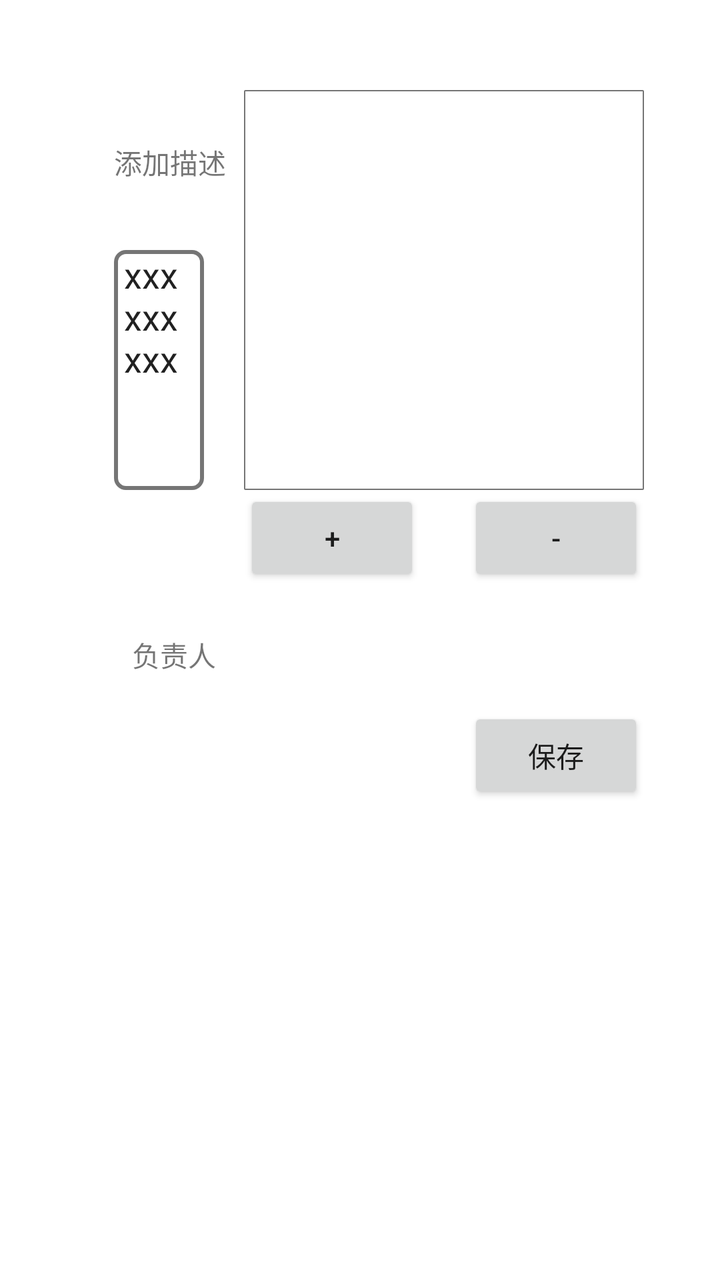
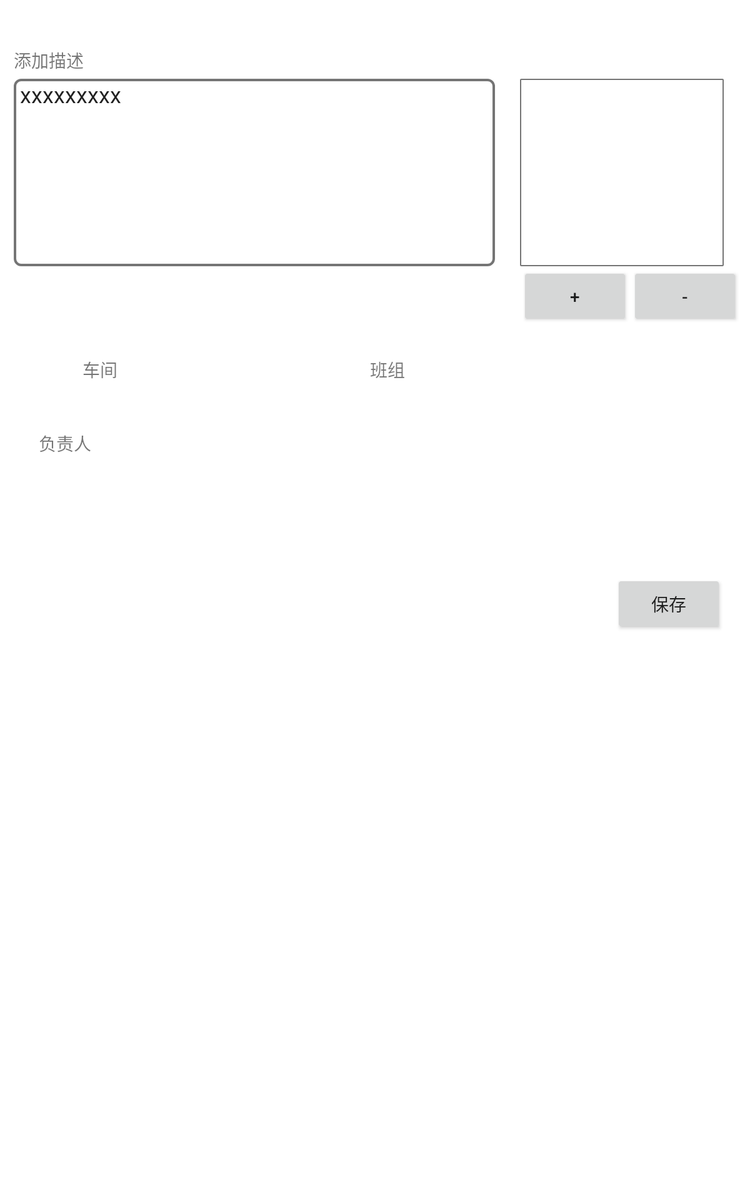

The same Android screen from two of the app's own layout files: first res/layout/ as a phone draws it, then the repository's variant for another configuration, drawn on a device whose configuration selects that folder. Both files follow.
<!-- AndroidManifest.xml: application theme AppTheme -->
<!-- res/layout/pop_sport_item_error.xml -->
<?xml version="1.0" encoding="utf-8"?>
<RelativeLayout xmlns:android="http://schemas.android.com/apk/res/android"
    xmlns:app="http://schemas.android.com/apk/res-auto"
    android:layout_width="match_parent"
    android:layout_height="match_parent"
    android:background="@color/white"
    android:orientation="vertical">

    <TextView
        android:id="@+id/pop_error_tx"
        android:layout_width="wrap_content"
        android:layout_height="wrap_content"
        android:layout_alignParentStart="true"
        android:layout_alignParentTop="true"
        android:layout_marginStart="57dp"
        android:layout_marginTop="66dp"
        android:gravity="center_vertical"
        android:minHeight="30dp"
        android:minWidth="200dp"
        android:text="添加描述" />

    <ImageView
        android:id="@+id/pop_error_iv_photo"
        android:layout_width="wrap_content"
        android:layout_height="wrap_content"
        android:layout_alignParentEnd="true"
        android:layout_alignParentTop="true"
        android:layout_marginEnd="38dp"
        android:layout_marginTop="45dp"
        android:background="@drawable/storke_imageview"
        android:minHeight="200dp"
        android:minWidth="200dp"
         />


    <Button
        android:id="@+id/pop_error_bt_takephoto"
        android:layout_width="wrap_content"
        android:layout_height="wrap_content"

        android:layout_below="@+id/pop_error_iv_photo"
        android:layout_toEndOf="@+id/pop_error_et_describle"
        android:text="+" />

    <Button
        android:id="@+id/pop_error_bt_deletephoto"
        android:layout_width="wrap_content"
        android:layout_height="wrap_content"
        android:layout_alignEnd="@+id/pop_error_iv_photo"
        android:layout_below="@+id/pop_error_iv_photo"
        android:text="-" />

    <Button
        android:id="@+id/pop_error_bt_save"
        android:layout_width="wrap_content"
        android:layout_height="wrap_content"
        android:layout_alignStart="@+id/pop_error_bt_deletephoto"
        android:layout_below="@+id/linearLayout7"
        android:text="保存" />

    <EditText
        android:id="@+id/pop_error_et_describle"
        android:layout_width="wrap_content"
        android:layout_height="wrap_content"
        android:layout_above="@+id/pop_error_bt_takephoto"
        android:layout_alignStart="@+id/pop_error_tx"
        android:layout_below="@+id/pop_error_tx"
        android:layout_marginRight="20dp"
        android:layout_marginTop="29dp"
        android:layout_toStartOf="@+id/pop_error_iv_photo"
        android:background="@drawable/rectangle_et_check"
        android:gravity="start"
        android:paddingLeft="5dp"
        android:inputType="textNoSuggestions|textMultiLine"
        android:paddingRight="5dp"
        android:text="xxxxxxxxx" />

    <LinearLayout
        android:id="@+id/linearLayout7"
        android:layout_width="match_parent"
        android:layout_height="wrap_content"
        android:layout_below="@+id/pop_error_bt_deletephoto"
        android:orientation="vertical">

        <LinearLayout
            android:layout_width="match_parent"
            android:layout_height="wrap_content"
            android:orientation="horizontal"
            android:paddingLeft="50dp"
            android:paddingRight="50dp">

            <TextView
                android:visibility="gone"
                android:id="@+id/pop_error_tx_factory"
                android:layout_width="80dp"
                android:layout_height="wrap_content"
                android:paddingBottom="16dp"
                android:paddingLeft="16dp"

                android:paddingTop="24dp"
                android:text="工厂" />

            <TextView
                android:id="@+id/pop_error_sp_factory"
                android:layout_width="150dp"
                android:layout_height="wrap_content"
                android:background="@drawable/stroke_spiner"
                android:visibility="gone"

                ></TextView>

            <TextView
                android:visibility="gone"
                android:id="@+id/pop_error_tx_section"
                android:layout_width="80dp"
                android:layout_height="wrap_content"
                android:paddingBottom="16dp"
                android:paddingLeft="16dp"
                android:paddingRight="16dp"
                android:paddingTop="24dp"
                android:text="工段" />

            <TextView
                android:visibility="gone"
                android:id="@+id/pop_error_sp_section"
                android:layout_width="150dp"
                android:layout_height="wrap_content"
                android:background="@drawable/stroke_spiner"

                ></TextView>
        </LinearLayout>

        <LinearLayout
            android:layout_width="match_parent"
            android:layout_height="wrap_content"
            android:orientation="horizontal"
            android:paddingLeft="50dp"
            android:paddingRight="50dp"
            android:weightSum="1">

            <TextView
                android:visibility="gone"
                android:id="@+id/pop_error_tx_workshop"
                android:layout_width="80dp"
                android:layout_height="wrap_content"
                android:paddingBottom="16dp"
                android:paddingLeft="16dp"
                android:paddingRight="16dp"
                android:paddingTop="24dp"
                android:text="车间" />

            <TextView
                android:visibility="gone"
                android:id="@+id/pop_error_sp_workshop"
                android:layout_width="150dp"
                android:layout_height="wrap_content"
                android:background="@drawable/stroke_spiner"></TextView>

            <TextView
                android:visibility="gone"
                android:id="@+id/pop_error_tx_class"
                android:layout_width="80dp"
                android:layout_height="wrap_content"
                android:paddingBottom="16dp"
                android:paddingLeft="16dp"
                android:paddingRight="16dp"
                android:paddingTop="24dp"
                android:text="班组" />

            <TextView
                android:visibility="gone"
                android:id="@+id/pop_error_sp_class"
                android:layout_width="150dp"
                android:layout_height="wrap_content"
                android:background="@drawable/stroke_spiner"

                ></TextView>
        </LinearLayout>

        <LinearLayout
            android:layout_width="match_parent"
            android:layout_height="wrap_content"
            android:orientation="horizontal"
            android:paddingLeft="50dp"
            android:paddingRight="50dp"
            android:weightSum="1">

            <TextView
                android:id="@+id/pop_error_tx_user"
                android:layout_width="80dp"
                android:layout_height="wrap_content"
                android:paddingBottom="16dp"
                android:paddingLeft="16dp"
                android:paddingRight="16dp"
                android:paddingTop="24dp"
                android:text="负责人" />

            <TextView
                android:id="@+id/pop_error_sp_user"
                android:layout_width="150dp"
                android:layout_height="wrap_content"
                android:background="@drawable/stroke_spiner"></TextView>
        </LinearLayout>
    </LinearLayout>
</RelativeLayout>
<!-- resources referenced by this layout -->
<resources>
  <color name="white">#ffffff</color>
  <!-- drawable rectangle_et_check (drawable) -->
  <?xml version="1.0" encoding="utf-8"?>
  <shape xmlns:android="http://schemas.android.com/apk/res/android"
      android:shape="rectangle">
      <corners android:radius="5dp"></corners>
      <stroke
          android:width="2dp"
          android:color="@color/md_grey_600"></stroke>
  </shape>
  <!-- drawable storke_imageview (drawable) -->
  <?xml version="1.0" encoding="utf-8"?>
  <shape xmlns:android="http://schemas.android.com/apk/res/android">
      <corners android:radius="1.0px" />
      <stroke android:color="@color/md_grey_600" android:width="2px"/>
      <solid android:color="@android:color/white" />
  </shape>
  <!-- drawable stroke_spiner (drawable) -->
  <?xml version="1.0" encoding="utf-8"?>
  <layer-list xmlns:android="http://schemas.android.com/apk/res/android">
      <item>
          <shape>
              <stroke
                  android:width="1dp"
                  android:color="@color/md_grey_600" />
  
              <padding
                  android:bottom="5dp"
                  android:left="2dp"
                  android:right="10dp"
                  android:top="5dp" />
              <solid android:color="@color/md_grey_200"></solid>
          </shape>
      </item>
      <item>
          <bitmap
              android:gravity="end"
              android:src="@mipmap/ic_arrow_down" />
      </item>
  </layer-list>
  <style name="AppTheme" parent="Theme.AppCompat.Light.NoActionBar">
          
          <item name="colorPrimary">@color/colorPrimary</item>
          <item name="colorPrimaryDark">@color/colorPrimaryDark</item>
          <item name="colorAccent">@color/colorAccent</item>
      </style>
  <color name="md_grey_600">#757575</color>
  <color name="md_grey_200">#EEEEEE</color>
  <color name="colorPrimary">#3F51B5</color>
  <color name="colorPrimaryDark">#303F9F</color>
  <color name="colorAccent">#FF4081</color>
</resources>
<!-- res/layout-sw600dp/pop_sport_item_error.xml (the repository's variant of the layout above) -->
<!-- drawn on a 7-inch tablet held upright -->
<?xml version="1.0" encoding="utf-8"?>
<RelativeLayout xmlns:android="http://schemas.android.com/apk/res/android"
    xmlns:app="http://schemas.android.com/apk/res-auto"
    android:layout_width="match_parent"
    android:layout_height="match_parent"
    android:background="@color/white">

    <TextView
        android:id="@+id/pop_error_tx"
        android:layout_width="wrap_content"
        android:layout_height="wrap_content"
        android:layout_alignParentTop="true"
        android:layout_alignStart="@+id/linearLayout10"
        android:layout_marginTop="33dp"
        android:gravity="center_vertical"
        android:minHeight="30dp"
        android:minWidth="200dp"
        android:text="添加描述" />

    <ImageView
        android:id="@+id/pop_error_iv_photo"
        android:layout_width="@dimen/iv_width"
        android:layout_height="@dimen/iv_height"
        android:layout_alignParentEnd="true"

        android:layout_alignStart="@+id/pop_error_bt_takephoto"
        android:layout_below="@+id/pop_error_tx"
        android:layout_marginEnd="21dp"
        android:layout_toEndOf="@+id/pop_error_tx"
        android:background="@drawable/storke_imageview" />


    <Button
        android:id="@+id/pop_error_bt_deletephoto"
        android:layout_width="wrap_content"
        android:layout_height="wrap_content"
        android:layout_alignBaseline="@+id/pop_error_bt_takephoto"
        android:layout_alignBottom="@+id/pop_error_bt_takephoto"
        android:layout_alignParentEnd="true"
        android:layout_marginEnd="8dp"
        android:text="-" />

    <Button
        android:id="@+id/pop_error_bt_save"
        android:layout_width="wrap_content"
        android:layout_height="wrap_content"
        android:layout_alignEnd="@+id/pop_error_iv_photo"
        android:layout_below="@+id/linearLayout10"
        android:layout_marginTop="72dp"
        android:text="保存" />

    <EditText
        android:id="@+id/pop_error_et_describle"
        android:layout_width="wrap_content"
        android:layout_height="wrap_content"
        android:layout_alignBottom="@+id/pop_error_iv_photo"
        android:layout_alignStart="@+id/pop_error_tx"
        android:layout_below="@+id/pop_error_tx"
        android:layout_marginRight="20dp"
        android:layout_toStartOf="@+id/pop_error_iv_photo"
        android:background="@drawable/rectangle_et_check"
        android:gravity="start"
        android:inputType="textNoSuggestions|textMultiLine"
        android:paddingLeft="5dp"

        android:paddingRight="5dp"
        android:text="xxxxxxxxx" />

    <LinearLayout
        android:id="@+id/linearLayout7"
        android:layout_width="match_parent"
        android:layout_height="wrap_content"
        android:layout_below="@+id/pop_error_bt_deletephoto"
        android:orientation="vertical">

        <LinearLayout
            android:layout_width="match_parent"
            android:layout_height="wrap_content"
            android:orientation="horizontal"
            android:paddingLeft="50dp"
            android:paddingRight="50dp">

            <TextView
                android:id="@+id/pop_error_tx_factory"
                android:layout_width="80dp"
                android:layout_height="wrap_content"
                android:paddingBottom="16dp"
                android:paddingLeft="16dp"
                android:paddingTop="24dp"

                android:text="工厂"
                android:visibility="gone" />

            <TextView
                android:id="@+id/pop_error_sp_factory"
                android:layout_width="150dp"
                android:layout_height="wrap_content"
                android:background="@drawable/stroke_spiner"
                android:visibility="gone"

                ></TextView>

            <TextView
                android:id="@+id/pop_error_tx_section"
                android:layout_width="80dp"
                android:layout_height="wrap_content"
                android:paddingBottom="16dp"
                android:paddingLeft="16dp"
                android:paddingRight="16dp"
                android:paddingTop="24dp"
                android:text="工段"
                android:visibility="gone" />

            <TextView
                android:id="@+id/pop_error_sp_section"
                android:layout_width="150dp"
                android:layout_height="wrap_content"
                android:background="@drawable/stroke_spiner"
                android:visibility="gone"

                ></TextView>
        </LinearLayout>

        <LinearLayout
            android:layout_width="match_parent"
            android:layout_height="wrap_content"
            android:orientation="horizontal"
            android:paddingLeft="50dp"
            android:paddingRight="50dp"
            android:weightSum="1">

            <TextView
                android:id="@+id/pop_error_tx_workshop"
                android:layout_width="80dp"
                android:layout_height="wrap_content"
                android:paddingBottom="16dp"
                android:paddingLeft="16dp"
                android:paddingRight="16dp"
                android:paddingTop="24dp"
                android:text="车间"
                android:visibility="visible" />

            <TextView
                android:id="@+id/pop_error_sp_workshop"
                android:layout_width="150dp"
                android:layout_height="wrap_content"
                android:background="@drawable/stroke_spiner"
                android:visibility="visible"></TextView>

            <TextView
                android:id="@+id/pop_error_tx_class"
                android:layout_width="80dp"
                android:layout_height="wrap_content"
                android:paddingBottom="16dp"
                android:paddingLeft="16dp"
                android:paddingRight="16dp"
                android:paddingTop="24dp"
                android:text="班组"
                android:visibility="visible" />

            <TextView
                android:id="@+id/pop_error_sp_class"
                android:layout_width="150dp"
                android:layout_height="wrap_content"
                android:background="@drawable/stroke_spiner"
                android:visibility="gone"

                ></TextView>
        </LinearLayout>

    </LinearLayout>

    <Button
        android:id="@+id/pop_error_bt_takephoto"
        android:layout_width="wrap_content"
        android:layout_height="wrap_content"

        android:layout_below="@+id/pop_error_iv_photo"
        android:layout_toStartOf="@+id/pop_error_bt_deletephoto"
        android:layout_weight="0.09"
        android:text="+" />

    <LinearLayout
        android:id="@+id/linearLayout10"
        android:layout_width="match_parent"

        android:layout_height="65dp"
        android:layout_alignParentStart="true"
        android:layout_below="@+id/linearLayout7"
        android:layout_marginStart="11dp"
        android:orientation="horizontal"
        android:paddingRight="20dp"
        android:weightSum="1">

        <TextView
            android:id="@+id/pop_error_tx_user"
            android:layout_width="wrap_content"
            android:layout_height="match_parent"
            android:layout_marginStart="20dp"

            android:gravity="center"
            android:paddingRight="20dp"

            android:text="负责人" />

        <TextView
            android:id="@+id/pop_error_sp_user"
            android:layout_width="150dp"
            android:layout_height="wrap_content"
            android:background="@drawable/stroke_spiner"></TextView>

    </LinearLayout>
</RelativeLayout>
<!-- resources referenced by the variant -->
<!-- as a 7-inch tablet held upright resolves them -->
<resources>
  <color name="white">#ffffff</color>
  <!-- from res/values-xxhdpi/ -->
  <dimen name="iv_height">150dp</dimen>
  <!-- from res/values-xxhdpi/ -->
  <dimen name="iv_width">100dp</dimen>
  <!-- drawable rectangle_et_check (drawable) -->
  <?xml version="1.0" encoding="utf-8"?>
  <shape xmlns:android="http://schemas.android.com/apk/res/android"
      android:shape="rectangle">
      <corners android:radius="5dp"></corners>
      <stroke
          android:width="2dp"
          android:color="@color/md_grey_600"></stroke>
  </shape>
  <!-- drawable storke_imageview (drawable) -->
  <?xml version="1.0" encoding="utf-8"?>
  <shape xmlns:android="http://schemas.android.com/apk/res/android">
      <corners android:radius="1.0px" />
      <stroke android:color="@color/md_grey_600" android:width="2px"/>
      <solid android:color="@android:color/white" />
  </shape>
  <!-- drawable stroke_spiner (drawable) -->
  <?xml version="1.0" encoding="utf-8"?>
  <layer-list xmlns:android="http://schemas.android.com/apk/res/android">
      <item>
          <shape>
              <stroke
                  android:width="1dp"
                  android:color="@color/md_grey_600" />
  
              <padding
                  android:bottom="5dp"
                  android:left="2dp"
                  android:right="10dp"
                  android:top="5dp" />
              <solid android:color="@color/md_grey_200"></solid>
          </shape>
      </item>
      <item>
          <bitmap
              android:gravity="end"
              android:src="@mipmap/ic_arrow_down" />
      </item>
  </layer-list>
  <style name="AppTheme" parent="Theme.AppCompat.Light.NoActionBar">
          
          <item name="colorPrimary">@color/colorPrimary</item>
          <item name="colorPrimaryDark">@color/colorPrimaryDark</item>
          <item name="colorAccent">@color/colorAccent</item>
      </style>
  <color name="md_grey_600">#757575</color>
  <color name="md_grey_200">#EEEEEE</color>
  <color name="colorPrimary">#3F51B5</color>
  <color name="colorPrimaryDark">#303F9F</color>
  <color name="colorAccent">#FF4081</color>
</resources>
